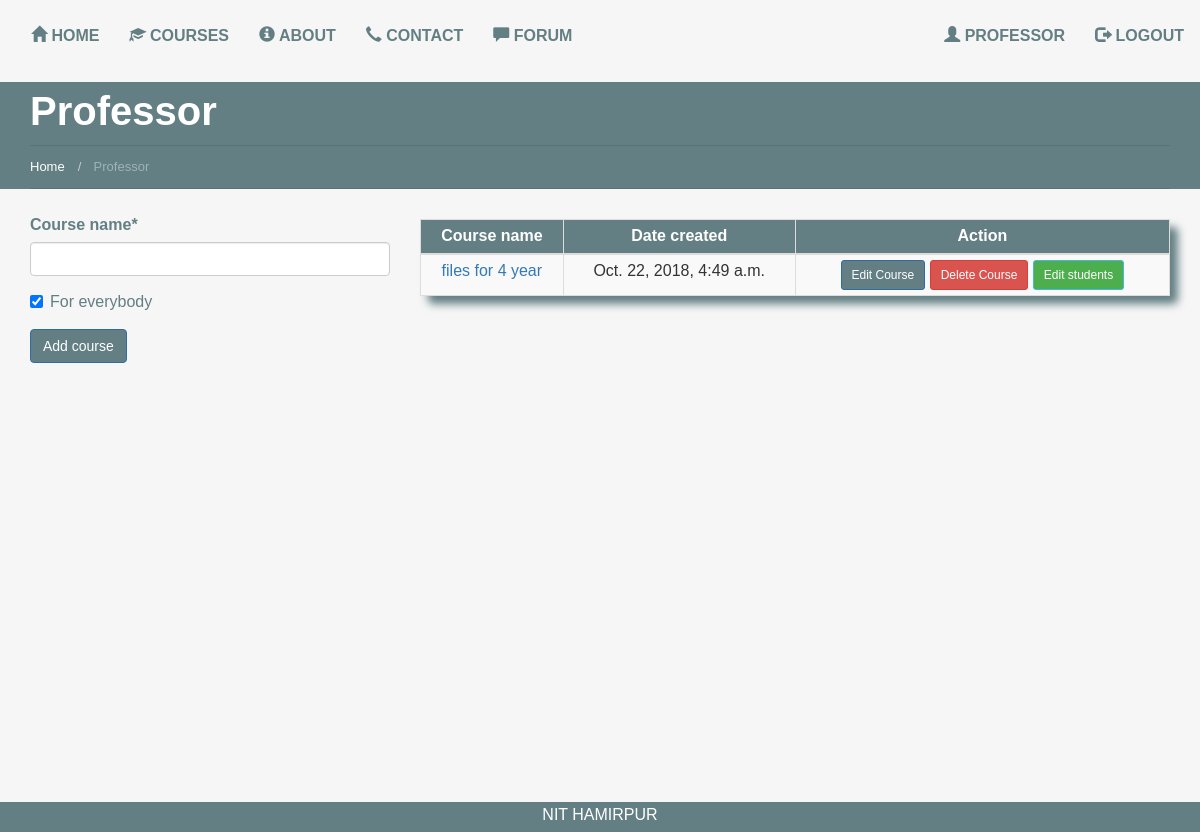
Screenshot of /profile/professor/ (signed in) with the database file from the repository.
### users/models.py (models this page shows)
class UserProfile(AbstractUser):
    is_professor = models.BooleanField(default=False)
    is_site_admin = models.BooleanField(default=False)

### courses/models.py (models this page shows, shortened)
class Course(models.Model):
    course_name = models.CharField(unique=True, max_length=20)
    course_created_date = models.DateTimeField(auto_now_add=True)
    user = models.ForeignKey(UserProfile, default=1)
    students = models.ManyToManyField(UserProfile, related_name='students_to_course')
    for_everybody = models.BooleanField(default=True)

### users/views.py (the view)
# urls.py: url(r'^professor/(?P<course_name>[\w ]+)/$', course_views.course, name='professor_course'),
@user_passes_test(lambda user: user.is_professor)
def professor(request):
    add_course_form = AddCourseForm(request.POST or None)
    queryset_course = Course.objects.filter(user__username=request.user)
    context = {
        "title": "Professor",
        "add_course_form": add_course_form,
        "queryset_course": queryset_course,
    }
    if add_course_form.is_valid():
        course_name = add_course_form.cleaned_data.get("course_name")
        instance = add_course_form.save(commit=False)
        instance.user = request.user
        instance.save()
        return redirect(reverse('professor_course', kwargs={'course_name': course_name}))
    return render(request, "users/professor_dashboard.html", context)

### courses/forms.py (shortened to what this page needs)
class AddCourseForm(forms.ModelForm):
    class Meta:
        model = Course
        fields = ['course_name', 'for_everybody']

### templates/users/professor_dashboard.html (shortened to what this page needs)
{% extends 'base.html' %}
{% load crispy_forms_tags %}
{% load staticfiles %}
{% block content %}
  <link href="{% static "css/professor.css" %}" rel="stylesheet"/>
  {% include 'breadcrumb.html' %}
  <div class="container professor-panel-content">
    <div class="row">
      <div class="col-md-4">
        <form method='POST' action=''>
          {{ add_course_form|crispy }}
          <input class='btn btn-primary' type='submit' value='Add course'/>
        </form>
      </div>
      <div class="col-md-8">
        {% if queryset_course %}
          <table class="table table-condensed table-hover generic-table table-bordered table-striped">
            <thead>
            <tr>
              <th>Course name</th>
              <th>Date created</th>
              <th>Action</th>
            </tr>
            </thead>
            {% for instance in queryset_course %}
              <tr>
                <td><a href="{% url 'professor_course' instance.course_name %}">{{ instance.course_name }}</a></td>
                <td>{{ instance.course_created_date }}</td>
                <td>
                  <a href="{% url 'edit' instance.course_name %}">
                    <input class='btn btn-primary btn-sm' type='submit' value='Edit Course'/>
                  </a>
                  <a href="{% url 'delete' instance.course_name %}">
                    <input class='btn btn-danger btn-sm' type='submit' value='Delete Course'/>
                  </a>
                  <a href="{% url 'list_students' instance.course_name %}">
                    <input class='btn btn-info btn-sm' type='submit' value='Edit students'/>
                  </a>
                </td>
              </tr>
            {% endfor %}
          </table>
        {% endif %}
      </div>
  </div>
</div>
{% endblock %}

### templates/navbar.html (shortened to what this page needs)
<nav class="navbar" role="navigation">
  <div class="container-fluid">
    <div class="collapse navbar-collapse" id="mainNavBar">
      <ul class="nav navbar-nav">
        <li class="active"><a href="/"><span class="glyphicon glyphicon-home"></span> Home</a></li>
        {% if request.user.is_authenticated %}
          <li><a href="{% url 'courses' %}"><span class="glyphicon glyphicon-education"></span> Courses</a></li>
        {% else %}
          <li><a href="/"><span class="glyphicon glyphicon-education"></span> Courses</a></li>
        {% endif %}
        <li><a href="{% url 'about' %}"><span class="glyphicon glyphicon-info-sign"></span> About</a></li>
        <li><a href="{% url 'contact' %}"><span class="glyphicon glyphicon-earphone"></span> Contact</a></li>
        {% if request.user.is_authenticated %}
          <li><a href="{% url 'forum' %}"><span class="glyphicon glyphicon glyphicon-comment"></span> Forum</a></li>
        {% endif %}
      </ul>
      <ul class="nav navbar-nav navbar-right">
        {% if request.user.is_authenticated %}
          <li><a href="{% url 'profile' %}"><span class="glyphicon glyphicon-user"></span> {{ user.get_username }}</a>
          </li>
          <li><a href="/accounts/logout"><span class="glyphicon glyphicon-log-out"></span> Logout</a></li>
        {% else %}
          <li><a href="/accounts/register"><span class="glyphicon glyphicon-plus"></span> Sign Up</a></li>
          <li><a href="/accounts/login"><span class="glyphicon glyphicon-user"></span> Log In</a></li>
        {% endif %}
      </ul>
    </div>
  </div>
</nav>

### templates/breadcrumb.html (shortened to what this page needs)
{% load staticfiles %}
<link href="{% static "css/breadcrumb.css" %}" rel="stylesheet"/>
<div class="bread-h">
  <div class="container">
    <section class="title-section">
      <h1 class="title-header">{{ title }} </h1>
      <ul class="breadcrumb breadcrumb__t">
        <li>
          <a href="/">Home&nbsp</a>
        </li>
        <li class="active">&nbsp{{ title }}</li>
      </ul>
    </section>
  </div>
</div>

### users/static_in_users/static_files/css/base.css (style rules this page uses)
html, body { font-family: 'Source Sans Pro', sans-serif; font-size: 100%; background-color: #F6F6F6; height: 100%; }
ul, ol { margin: 0; }

### users/static_in_users/static_files/css/home.css (style rules this page uses)
h4, h5, h6, h1, h2, h3 { margin-top: 0; }
ul, ol { margin: 0; }
html, body { font-family: 'Source Sans Pro', sans-serif; font-size: 100%; background-color: #F6F6F6; }
a { outline: none !important; }
@media (max-width: 1200px) { #mainNavBar { padding-left: 0; padding-right: 0; } }
#mainNavBar { margin-top: 10px; }
#mainNavBar li a { display: block; font-size: 1em; color: #637f83; -webkit-transition: all 0.3s ease; -moz-transition: all 0.3s ease; -o-transition: all 0.3s ease; transition: all 0.3s ease; text-transform: uppercase; font-weight: bold; }

### users/static_in_users/static_files/css/professor.css (style rules this page uses)
label, h2, th { color: #637f83; }
.professor-panel-content { margin-top: 25px !important; }
.generic-table { margin-top: 5px; -moz-border-radius: 5px; border-radius: 5px; -moz-box-shadow: 8px 8px 8px #637F83; -webkit-box-shadow: 8px 8px 8px #637F83; box-shadow: 8px 8px 8px #637F83; }
.generic-table td a { text-decoration: none; }
.generic-table th { background-color: #637F83; color: white; }
.generic-table td, th { text-align: center; }
.btn-info { background-color: #4cae4c; }
.btn-primary { background-color: #637F83; }

### users/static_in_users/static_files/css/breadcrumb.css (style rules this page uses)
.bread-h { background: #637f83; margin-bottom: 25px; }
.title-section { background: #637f83; position: relative; border-bottom: 1px solid #597275; }
.title-section h1 { margin: 0 0 5px 0; line-height: 58px; font-size: 40px; font-weight: bold; color: #fff; }
.title-section ul { background: none; position: relative; margin: 0; padding: 9px 0 10px 0; border-top: 1px solid #597275; -webkit-border-radius: 0; -moz-border-radius: 0; border-radius: 0; }
.title-section ul li { line-height: 18px; font-size: 13px; color: #5f6775; }
.title-section ul li a { color: #fff; }
.breadcrumb > .active { color: #9eb3b6; }

### rows the page displays
UserProfile: get_username "PROFESSOR", username "Professor"
Course: course_name "files for 4 year", course_created_date "Oct. 22, 2018, 4:49 a.m."
